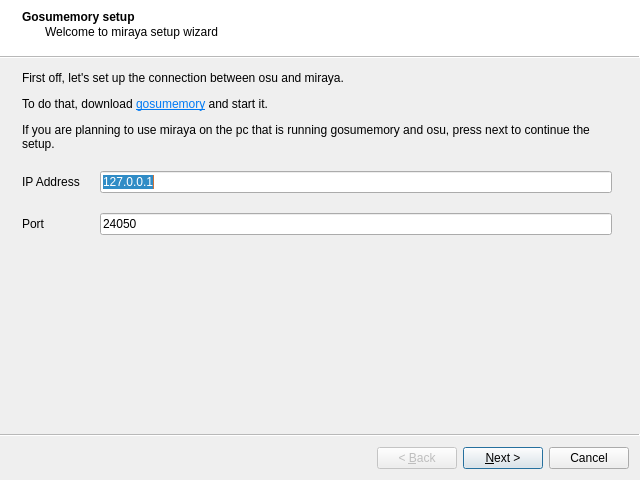
<?xml version="1.0" encoding="UTF-8"?>
<ui version="4.0">
 <class>SetupWizard</class>
 <widget class="QWizard" name="SetupWizard">
  <property name="geometry">
   <rect>
    <x>0</x>
    <y>0</y>
    <width>640</width>
    <height>480</height>
   </rect>
  </property>
  <property name="minimumSize">
   <size>
    <width>640</width>
    <height>480</height>
   </size>
  </property>
  <property name="windowTitle">
   <string>Setup</string>
  </property>
  <property name="wizardStyle">
   <enum>QWizard::ModernStyle</enum>
  </property>
  <widget class="QWizardPage" name="gosumemory">
   <property name="title">
    <string>Gosumemory setup</string>
   </property>
   <property name="subTitle">
    <string>Welcome to miraya setup wizard</string>
   </property>
   <layout class="QGridLayout" name="gridLayout">
    <property name="topMargin">
     <number>9</number>
    </property>
    <property name="verticalSpacing">
     <number>20</number>
    </property>
    <item row="1" column="0">
     <layout class="QFormLayout" name="gosumemoryFormLayout">
      <property name="horizontalSpacing">
       <number>20</number>
      </property>
      <property name="verticalSpacing">
       <number>20</number>
      </property>
      <item row="0" column="0">
       <widget class="QLabel" name="gosumemoryIpLabel">
        <property name="text">
         <string>IP Address</string>
        </property>
       </widget>
      </item>
      <item row="1" column="0">
       <widget class="QLabel" name="gosumemoryPortLabel">
        <property name="text">
         <string>Port</string>
        </property>
       </widget>
      </item>
      <item row="0" column="1">
       <widget class="QLineEdit" name="gosumemoryIpLineEdit">
        <property name="inputMethodHints">
         <set>Qt::ImhUrlCharactersOnly</set>
        </property>
        <property name="text">
         <string>127.0.0.1</string>
        </property>
       </widget>
      </item>
      <item row="1" column="1">
       <widget class="QLineEdit" name="gosumemoryPortLineEdit">
        <property name="inputMethodHints">
         <set>Qt::ImhDigitsOnly</set>
        </property>
        <property name="text">
         <string>24050</string>
        </property>
       </widget>
      </item>
     </layout>
    </item>
    <item row="0" column="0" colspan="2">
     <widget class="QLabel" name="gosumemoryExplanationLabel">
      <property name="contextMenuPolicy">
       <enum>Qt::NoContextMenu</enum>
      </property>
      <property name="text">
       <string>&lt;html&gt;&lt;head/&gt;&lt;body&gt;&lt;p&gt;First off, let's set up the connection between osu and miraya. &lt;/p&gt;&lt;p&gt;To do that, download &lt;a href=&quot;https://github.com/l3lackShark/gosumemory/releases/latest&quot;&gt;&lt;span style=&quot; text-decoration: underline; color:#007af4;&quot;&gt;gosumemory&lt;/span&gt;&lt;/a&gt; and start it. &lt;/p&gt;&lt;p&gt;If you are planning to use miraya on the pc that is running gosumemory and osu, press next to continue the setup.&lt;/p&gt;&lt;/body&gt;&lt;/html&gt;</string>
      </property>
      <property name="wordWrap">
       <bool>true</bool>
      </property>
      <property name="openExternalLinks">
       <bool>true</bool>
      </property>
     </widget>
    </item>
   </layout>
  </widget>
  <widget class="QWizardPage" name="osuapi">
   <property name="title">
    <string>osu! API</string>
   </property>
   <property name="subTitle">
    <string>sample text</string>
   </property>
   <layout class="QGridLayout" name="gridLayout_2">
    <item row="2" column="0" rowspan="2">
     <layout class="QFormLayout" name="osuapiFormLayout">
      <item row="0" column="0">
       <widget class="QLabel" name="osuClientIdLabel">
        <property name="text">
         <string>osu! Client ID</string>
        </property>
       </widget>
      </item>
      <item row="0" column="1">
       <widget class="QLineEdit" name="osuClientIdLineEdit">
        <property name="inputMethodHints">
         <set>Qt::ImhDigitsOnly</set>
        </property>
        <property name="maxLength">
         <number>6</number>
        </property>
       </widget>
      </item>
      <item row="1" column="0">
       <widget class="QLabel" name="osuClientSecretLabel">
        <property name="text">
         <string>osu! Client Secret</string>
        </property>
       </widget>
      </item>
      <item row="1" column="1">
       <widget class="QLineEdit" name="osuClientSecretLineEdit">
        <property name="inputMethodHints">
         <set>Qt::ImhHiddenText|Qt::ImhNoAutoUppercase|Qt::ImhNoPredictiveText|Qt::ImhSensitiveData</set>
        </property>
        <property name="echoMode">
         <enum>QLineEdit::Password</enum>
        </property>
       </widget>
      </item>
     </layout>
    </item>
    <item row="0" column="0" colspan="2">
     <widget class="QLabel" name="osuapiExplanationLabel">
      <property name="text">
       <string>Now, let's setup the osu! API. This will help miraya to grab data from beatmaps when they are requested</string>
      </property>
      <property name="wordWrap">
       <bool>true</bool>
      </property>
     </widget>
    </item>
   </layout>
  </widget>
  <widget class="QWizardPage" name="twitch">
   <property name="title">
    <string>Twitch Setup</string>
   </property>
   <property name="subTitle">
    <string>This is used to read the messages from your chat and, eventually, to respond to them</string>
   </property>
   <layout class="QGridLayout" name="gridLayout_3">
    <property name="verticalSpacing">
     <number>20</number>
    </property>
    <item row="1" column="0">
     <layout class="QFormLayout" name="twitchFormLayout">
      <property name="horizontalSpacing">
       <number>20</number>
      </property>
      <property name="verticalSpacing">
       <number>20</number>
      </property>
      <item row="0" column="0">
       <widget class="QLabel" name="twitchBotNickLabel">
        <property name="text">
         <string>Bot Nickname</string>
        </property>
       </widget>
      </item>
      <item row="0" column="1">
       <widget class="QLineEdit" name="twitchBotNickLineEdit"/>
      </item>
      <item row="1" column="1">
       <widget class="QLineEdit" name="twitchOauthLineEdit">
        <property name="echoMode">
         <enum>QLineEdit::Password</enum>
        </property>
       </widget>
      </item>
      <item row="2" column="1">
       <widget class="QLineEdit" name="twitchChannelLineEdit"/>
      </item>
      <item row="1" column="0">
       <widget class="QLabel" name="twitchOauthLabel">
        <property name="text">
         <string>OAuth</string>
        </property>
       </widget>
      </item>
      <item row="2" column="0">
       <widget class="QLabel" name="twitchChannelLabel">
        <property name="text">
         <string>Channel Name</string>
        </property>
       </widget>
      </item>
     </layout>
    </item>
    <item row="0" column="0">
     <widget class="QLabel" name="twitchExplanationLabel">
      <property name="text">
       <string>&lt;html&gt;&lt;head/&gt;&lt;body&gt;&lt;p&gt;Usually, a Twitch chatbot uses a different account from the streamer.&lt;/p&gt;&lt;p&gt;1. Create a twitch account for your bot.&lt;/p&gt;&lt;p&gt;2. Log into it and go to &lt;a href=&quot;https://twitchapps.com/tmi/&quot;&gt;&lt;span style=&quot; text-decoration: underline; color:#007af4;&quot;&gt;https://twitchapps.com/tmi/&lt;/span&gt;&lt;/a&gt; to request a oauth code. This will be needed to connect Miraya to Twitch.&lt;/p&gt;&lt;/body&gt;&lt;/html&gt;</string>
      </property>
      <property name="wordWrap">
       <bool>true</bool>
      </property>
      <property name="openExternalLinks">
       <bool>true</bool>
      </property>
     </widget>
    </item>
   </layout>
  </widget>
  <widget class="QWizardPage" name="osuirc">
   <property name="title">
    <string>osu IRC setup</string>
   </property>
   <property name="subTitle">
    <string>Osu IRC is the in-game osu chat. This will be used to send you the maps in game directly from twitch chat.</string>
   </property>
   <layout class="QGridLayout" name="gridLayout_5">
    <property name="verticalSpacing">
     <number>20</number>
    </property>
    <item row="1" column="0">
     <layout class="QFormLayout" name="osuircFormLayout">
      <property name="horizontalSpacing">
       <number>20</number>
      </property>
      <property name="verticalSpacing">
       <number>20</number>
      </property>
      <property name="topMargin">
       <number>0</number>
      </property>
      <item row="0" column="0">
       <widget class="QLabel" name="osuircNickLabel">
        <property name="text">
         <string>Nickname</string>
        </property>
       </widget>
      </item>
      <item row="1" column="0">
       <widget class="QLabel" name="osuircPasswordLabel">
        <property name="text">
         <string>Password</string>
        </property>
       </widget>
      </item>
      <item row="2" column="0">
       <widget class="QLabel" name="osuircServerLabel">
        <property name="text">
         <string>Server</string>
        </property>
       </widget>
      </item>
      <item row="3" column="0">
       <widget class="QLabel" name="osuircPortLabel">
        <property name="text">
         <string>Port</string>
        </property>
       </widget>
      </item>
      <item row="0" column="1">
       <widget class="QLineEdit" name="osuircNickLineEdit"/>
      </item>
      <item row="1" column="1">
       <widget class="QLineEdit" name="osuircPasswordLineEdit">
        <property name="echoMode">
         <enum>QLineEdit::Password</enum>
        </property>
       </widget>
      </item>
      <item row="2" column="1">
       <widget class="QLineEdit" name="osuircServerLineEdit">
        <property name="inputMethodHints">
         <set>Qt::ImhUrlCharactersOnly</set>
        </property>
        <property name="text">
         <string>irc.ppy.sh</string>
        </property>
       </widget>
      </item>
      <item row="3" column="1">
       <widget class="QLineEdit" name="osuircPortLineEdit">
        <property name="inputMethodHints">
         <set>Qt::ImhDigitsOnly</set>
        </property>
        <property name="text">
         <string>6667</string>
        </property>
       </widget>
      </item>
     </layout>
    </item>
    <item row="0" column="0">
     <widget class="QLabel" name="osuircExplanationLabel">
      <property name="text">
       <string>&lt;html&gt;&lt;head/&gt;&lt;body&gt;&lt;p&gt;Osu! uses a communication system called IRC to supply the in-game chat. &lt;/p&gt;&lt;p&gt;Miraya can connect to it and send map requests from you Twitch chat effortlessly!&lt;/p&gt;&lt;p&gt;To do that, go to &lt;a href=&quot;osu.ppy.sh/p/irc&quot;&gt;&lt;span style=&quot; text-decoration: underline; color:#007af4;&quot;&gt;osu.ppy.sh/p/irc&lt;/span&gt;&lt;/a&gt;, login and copy the nickname and password.&lt;/p&gt;&lt;p&gt;If you'd like to use Miraya in custom servers, you can change the IRC server address.&lt;/p&gt;&lt;/body&gt;&lt;/html&gt;</string>
      </property>
      <property name="openExternalLinks">
       <bool>true</bool>
      </property>
     </widget>
    </item>
   </layout>
  </widget>
  <widget class="QWizardPage" name="filesharing">
   <property name="title">
    <string>Filesharing setup</string>
   </property>
   <property name="subTitle">
    <string>This is used to automatically upload your skins and beatmaps</string>
   </property>
   <layout class="QGridLayout" name="gridLayout_4">
    <item row="0" column="0">
     <widget class="QLabel" name="filesharingExplanationLabel">
      <property name="text">
       <string>TBD</string>
      </property>
     </widget>
    </item>
   </layout>
  </widget>
 </widget>
 <resources/>
 <connections/>
</ui>
